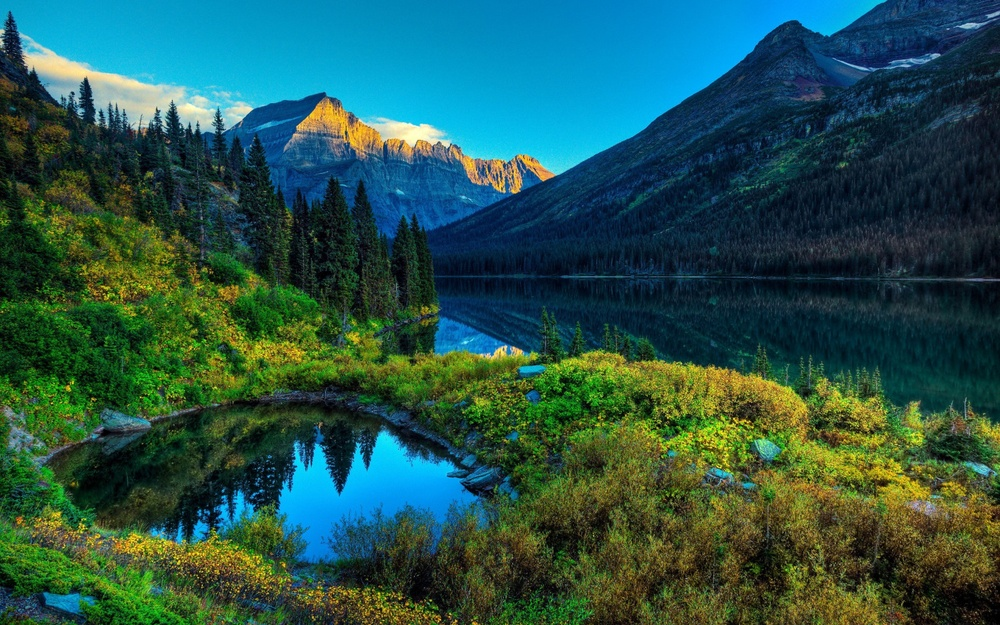
#> input picture 6 sem/cv/4/4/landscape.jpg, 1000 x 625 px, shrunk from 1600 x 1000 before the run
$ python task4.py   (older library calls are emulated)
#> lines starting #> are read from the running program, lines starting #| are printed output that depends on the picture; after the words box and inside, x2 and y2 are one past the last pixel; in counts of white or black regions, pixels touching at a corner belong together
import cv2
import matplotlib.pyplot as plt

def apply_sobel(image_path):
#> called with image_path = 'landscape.jpg'
    img = cv2.imread(image_path, cv2.IMREAD_GRAYSCALE)
#> img: shape (625, 1000); min 0, max 253, mean 69.5
    sobelx = cv2.Sobel(img, cv2.CV_64F, 1, 0, ksize=3)
    sobely = cv2.Sobel(img, cv2.CV_64F, 0, 1, ksize=3)
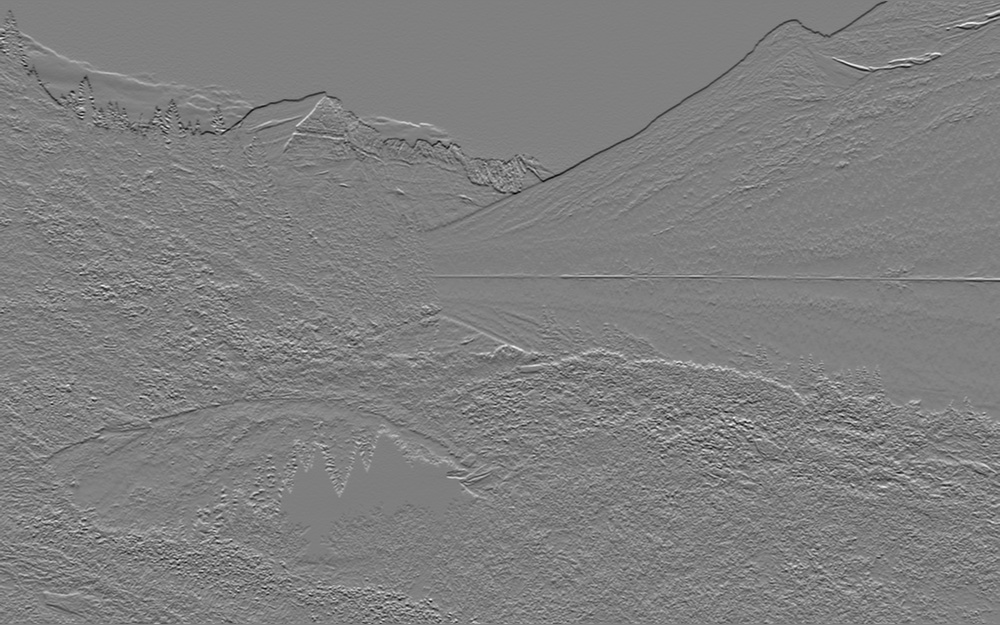
#> sobely: shape (625, 1000) float64; min -636, max 633, mean -0.6; drawn with min black and max white
    sobel = cv2.sqrt(cv2.addWeighted(cv2.pow(sobelx, 2.0), 1.0, cv2.pow(sobely, 2.0), 1.0, 0.0))
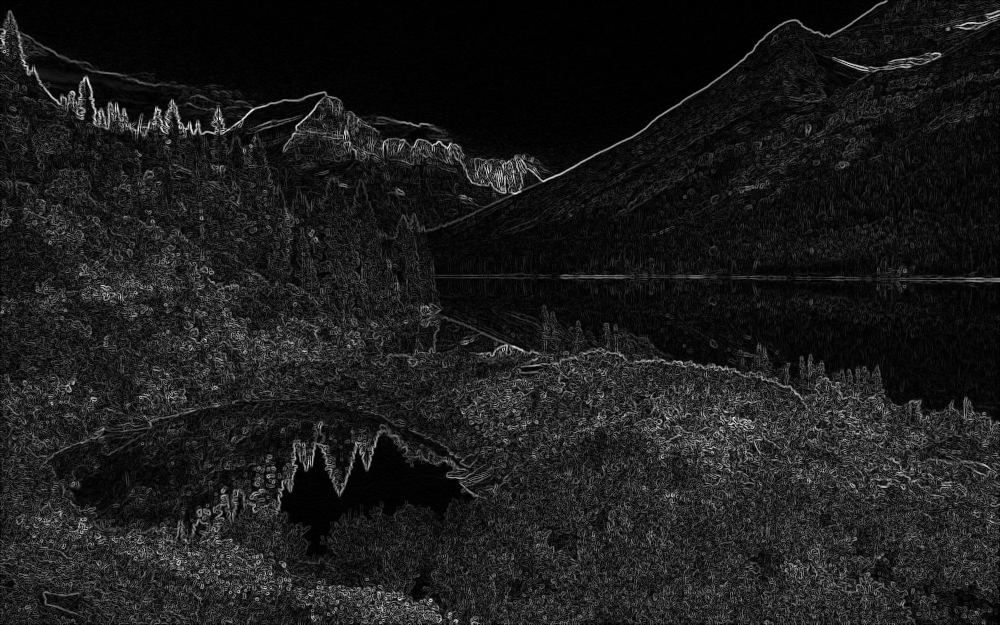
#> sobel: shape (625, 1000) float64; min 0, max 698.4, mean 77.4; drawn with min black and max white
    _, sobel_thresh = cv2.threshold(sobel, 100, 255, cv2.THRESH_BINARY)
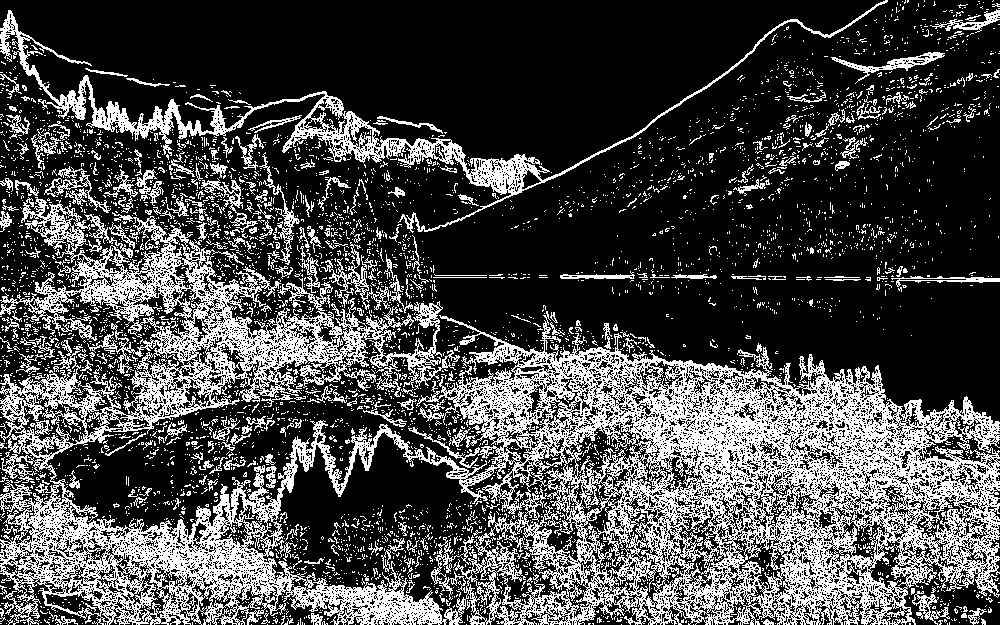
#> sobel_thresh: shape (625, 1000) float64; 28.7% white in thin lines or dots
    return sobel_thresh

def apply_canny(image_path, low, high):
#> called with image_path = 'landscape.jpg', low = 100, high = 200
    img = cv2.imread(image_path, cv2.IMREAD_GRAYSCALE)
    edges = cv2.Canny(img, low, high)
#> edges: shape (625, 1000); 17.4% white in thin lines or dots
    return edges

# Image paths
landscape_path = 'landscape.jpg'
object_path = 'object.jpg'

# Apply operators
sobel_landscape = apply_sobel(landscape_path)
canny_landscape = apply_canny(landscape_path, 100, 200)
sobel_object = apply_sobel(object_path)
#> call 2 of apply_sobel, with image_path = 'object.jpg'
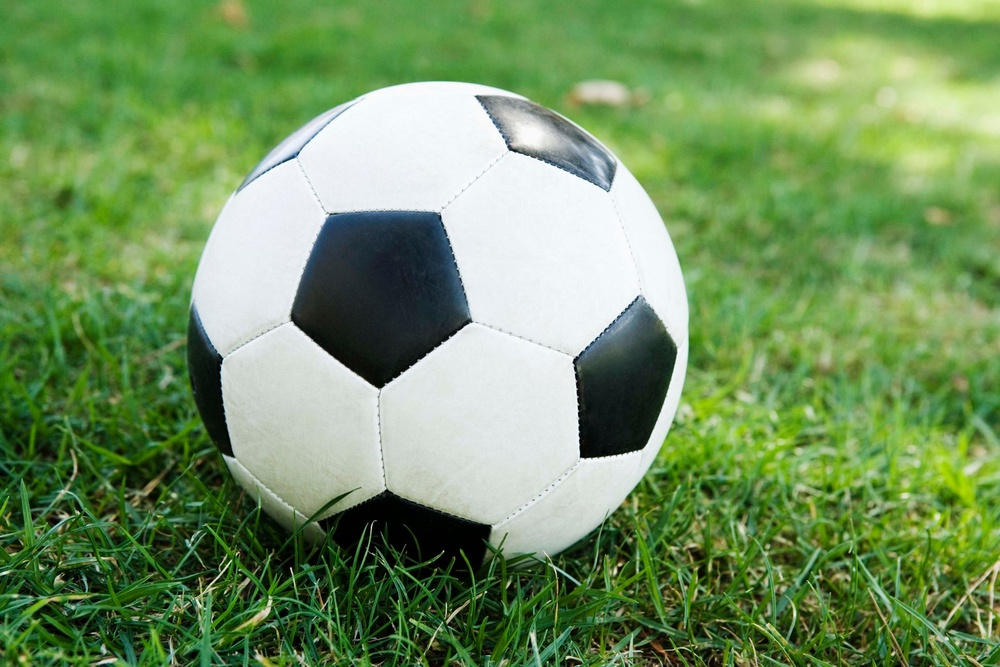
#> input picture 6 sem/cv/4/4/object.jpg, 1000 x 667 px, shrunk from 1600 x 1067 before the run
#> in apply_sobel (call 2), `img = cv2.imread(image_path, cv2.IMREAD_GRAYSCALE)`:
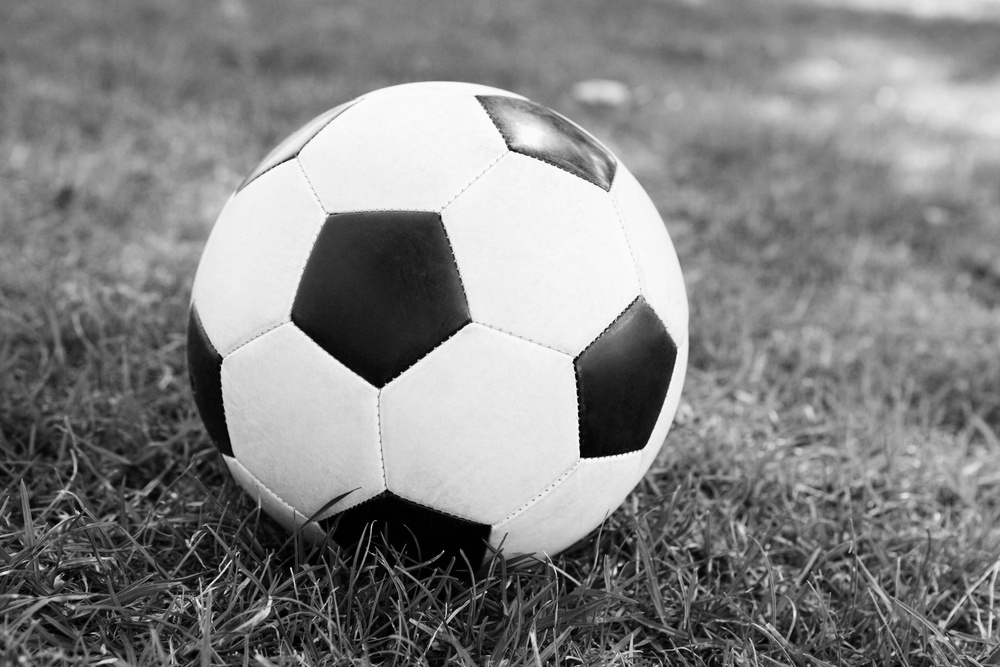
#> img: shape (667, 1000); min 0, max 255, mean 131.6
#> in apply_sobel (call 2), `sobely = cv2.Sobel(img, cv2.CV_64F, 0, 1, ksize=3)`:
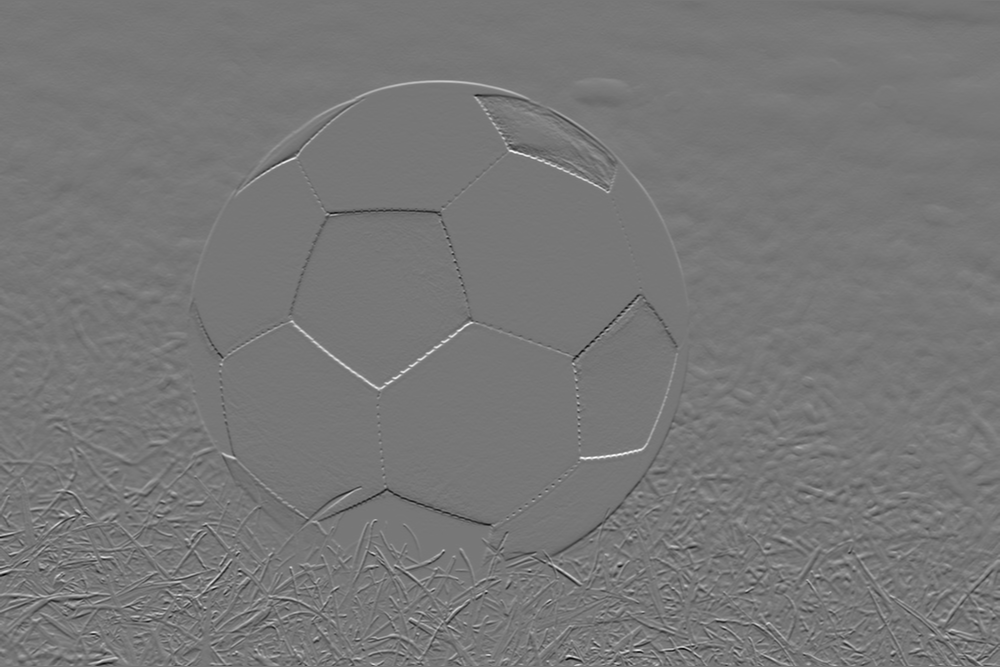
#> sobely: shape (667, 1000) float64; min -840, max 951, mean -0.7; drawn with min black and max white
#> in apply_sobel (call 2), `_, sobel_thresh = cv2.threshold(sobel, 100, 255, cv2.THRESH_BINARY)`: sobel_thresh: shape (667, 1000) float64; 15.3% white in thin lines or dots, all inside (x1, y1, x2, y2) = (0, 79, 1000, 667)
canny_object = apply_canny(object_path, 100, 200)
#> call 2 of apply_canny, with image_path = 'object.jpg', low = 100, high = 200
#> in apply_canny (call 2), `edges = cv2.Canny(img, low, high)`:
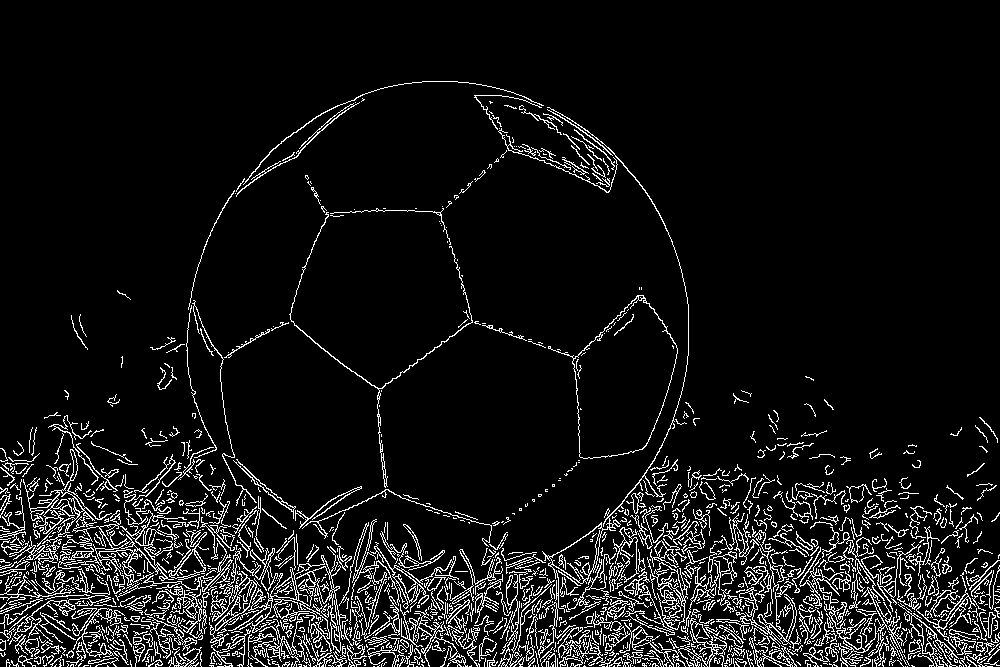
#> edges: shape (667, 1000); 7.8% white in thin lines or dots, all inside (x1, y1, x2, y2) = (0, 81, 1000, 667)

# Display results
plt.figure(figsize=(15, 10))

plt.subplot(2, 3, 1)
plt.title('Пейзаж оригинал')
img = cv2.imread(landscape_path, cv2.IMREAD_GRAYSCALE)
plt.imshow(img, cmap='gray')
plt.axis('off')

plt.subplot(2, 3, 2)
plt.title('Пейзаж  Sobel')
plt.imshow(sobel_landscape, cmap='gray')
plt.axis('off')

plt.subplot(2, 3, 3)
plt.title('Пейзаж  Canny')
plt.imshow(canny_landscape, cmap='gray')
plt.axis('off')

plt.subplot(2, 3, 4)
plt.title('Oбъект оригинал')
img = cv2.imread(object_path, cv2.IMREAD_GRAYSCALE)
plt.imshow(img, cmap='gray')
plt.axis('off')

plt.subplot(2, 3, 5)
plt.title('Oбъект Sobel')
plt.imshow(sobel_object, cmap='gray')
plt.axis('off')

plt.subplot(2, 3, 6)
plt.title('Oбъект Canny')
plt.imshow(canny_object, cmap='gray')
plt.axis('off')

plt.tight_layout()
plt.savefig('sobel_canny_comparison.png')
plt.show()


cv2.imwrite('sobel_landscape.png', sobel_landscape)
cv2.imwrite('canny_landscape.png', canny_landscape)
cv2.imwrite('sobel_object.png', sobel_object)
cv2.imwrite('canny_object.png', canny_object)
